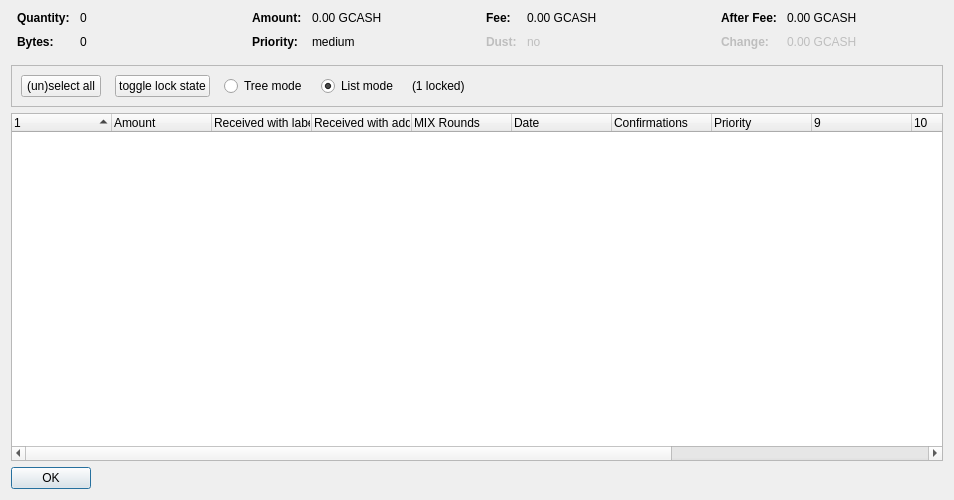
<?xml version="1.0" encoding="UTF-8"?>
<ui version="4.0">
 <class>CoinControlDialog</class>
 <widget class="QDialog" name="CoinControlDialog">
  <property name="geometry">
   <rect>
    <x>0</x>
    <y>0</y>
    <width>954</width>
    <height>500</height>
   </rect>
  </property>
  <property name="windowTitle">
   <string>Coin Selection</string>
  </property>
  <layout class="QVBoxLayout" name="verticalLayout">
   <item>
    <layout class="QHBoxLayout" name="horizontalLayoutTop" stretch="0,0,0,0">
     <property name="topMargin">
      <number>0</number>
     </property>
     <property name="bottomMargin">
      <number>10</number>
     </property>
     <item>
      <layout class="QFormLayout" name="formLayoutCoinControl1">
       <property name="horizontalSpacing">
        <number>10</number>
       </property>
       <property name="verticalSpacing">
        <number>10</number>
       </property>
       <property name="leftMargin">
        <number>6</number>
       </property>
       <property name="rightMargin">
        <number>6</number>
       </property>
       <item row="0" column="0">
        <widget class="QLabel" name="labelCoinControlQuantityText">
         <property name="font">
          <font>
           <weight>75</weight>
           <bold>true</bold>
          </font>
         </property>
         <property name="text">
          <string>Quantity:</string>
         </property>
        </widget>
       </item>
       <item row="0" column="1">
        <widget class="QLabel" name="labelCoinControlQuantity">
         <property name="cursor">
          <cursorShape>IBeamCursor</cursorShape>
         </property>
         <property name="contextMenuPolicy">
          <enum>Qt::ActionsContextMenu</enum>
         </property>
         <property name="text">
          <string notr="true">0</string>
         </property>
         <property name="textInteractionFlags">
          <set>Qt::LinksAccessibleByMouse|Qt::TextSelectableByKeyboard|Qt::TextSelectableByMouse</set>
         </property>
        </widget>
       </item>
       <item row="1" column="0">
        <widget class="QLabel" name="labelCoinControlBytesText">
         <property name="font">
          <font>
           <weight>75</weight>
           <bold>true</bold>
          </font>
         </property>
         <property name="text">
          <string>Bytes:</string>
         </property>
        </widget>
       </item>
       <item row="1" column="1">
        <widget class="QLabel" name="labelCoinControlBytes">
         <property name="cursor">
          <cursorShape>IBeamCursor</cursorShape>
         </property>
         <property name="contextMenuPolicy">
          <enum>Qt::ActionsContextMenu</enum>
         </property>
         <property name="text">
          <string notr="true">0</string>
         </property>
         <property name="textInteractionFlags">
          <set>Qt::LinksAccessibleByMouse|Qt::TextSelectableByKeyboard|Qt::TextSelectableByMouse</set>
         </property>
        </widget>
       </item>
      </layout>
     </item>
     <item>
      <layout class="QFormLayout" name="formLayoutCoinControl2">
       <property name="horizontalSpacing">
        <number>10</number>
       </property>
       <property name="verticalSpacing">
        <number>10</number>
       </property>
       <property name="leftMargin">
        <number>6</number>
       </property>
       <property name="rightMargin">
        <number>6</number>
       </property>
       <item row="0" column="0">
        <widget class="QLabel" name="labelCoinControlAmountText">
         <property name="font">
          <font>
           <weight>75</weight>
           <bold>true</bold>
          </font>
         </property>
         <property name="text">
          <string>Amount:</string>
         </property>
        </widget>
       </item>
       <item row="0" column="1">
        <widget class="QLabel" name="labelCoinControlAmount">
         <property name="cursor">
          <cursorShape>IBeamCursor</cursorShape>
         </property>
         <property name="contextMenuPolicy">
          <enum>Qt::ActionsContextMenu</enum>
         </property>
         <property name="text">
          <string notr="true">0.00 GCASH</string>
         </property>
         <property name="textInteractionFlags">
          <set>Qt::LinksAccessibleByMouse|Qt::TextSelectableByKeyboard|Qt::TextSelectableByMouse</set>
         </property>
        </widget>
       </item>
       <item row="1" column="0">
        <widget class="QLabel" name="labelCoinControlPriorityText">
         <property name="font">
          <font>
           <weight>75</weight>
           <bold>true</bold>
          </font>
         </property>
         <property name="text">
          <string>Priority:</string>
         </property>
        </widget>
       </item>
       <item row="1" column="1">
        <widget class="QLabel" name="labelCoinControlPriority">
         <property name="cursor">
          <cursorShape>IBeamCursor</cursorShape>
         </property>
         <property name="contextMenuPolicy">
          <enum>Qt::ActionsContextMenu</enum>
         </property>
         <property name="text">
          <string>medium</string>
         </property>
         <property name="textInteractionFlags">
          <set>Qt::LinksAccessibleByMouse|Qt::TextSelectableByKeyboard|Qt::TextSelectableByMouse</set>
         </property>
        </widget>
       </item>
      </layout>
     </item>
     <item>
      <layout class="QFormLayout" name="formLayoutCoinControl3">
       <property name="horizontalSpacing">
        <number>10</number>
       </property>
       <property name="verticalSpacing">
        <number>10</number>
       </property>
       <property name="leftMargin">
        <number>6</number>
       </property>
       <property name="rightMargin">
        <number>6</number>
       </property>
       <item row="0" column="0">
        <widget class="QLabel" name="labelCoinControlFeeText">
         <property name="font">
          <font>
           <weight>75</weight>
           <bold>true</bold>
          </font>
         </property>
         <property name="text">
          <string>Fee:</string>
         </property>
        </widget>
       </item>
       <item row="0" column="1">
        <widget class="QLabel" name="labelCoinControlFee">
         <property name="cursor">
          <cursorShape>IBeamCursor</cursorShape>
         </property>
         <property name="contextMenuPolicy">
          <enum>Qt::ActionsContextMenu</enum>
         </property>
         <property name="text">
          <string notr="true">0.00 GCASH</string>
         </property>
         <property name="textInteractionFlags">
          <set>Qt::LinksAccessibleByMouse|Qt::TextSelectableByKeyboard|Qt::TextSelectableByMouse</set>
         </property>
        </widget>
       </item>
       <item row="1" column="0">
        <widget class="QLabel" name="labelCoinControlLowOutputText">
         <property name="enabled">
          <bool>false</bool>
         </property>
         <property name="font">
          <font>
           <weight>75</weight>
           <bold>true</bold>
          </font>
         </property>
         <property name="text">
          <string>Dust:</string>
         </property>
        </widget>
       </item>
       <item row="1" column="1">
        <widget class="QLabel" name="labelCoinControlLowOutput">
         <property name="enabled">
          <bool>false</bool>
         </property>
         <property name="cursor">
          <cursorShape>IBeamCursor</cursorShape>
         </property>
         <property name="contextMenuPolicy">
          <enum>Qt::ActionsContextMenu</enum>
         </property>
         <property name="text">
          <string>no</string>
         </property>
         <property name="textInteractionFlags">
          <set>Qt::LinksAccessibleByMouse|Qt::TextSelectableByKeyboard|Qt::TextSelectableByMouse</set>
         </property>
        </widget>
       </item>
      </layout>
     </item>
     <item>
      <layout class="QFormLayout" name="formLayoutCoinControl4">
       <property name="horizontalSpacing">
        <number>10</number>
       </property>
       <property name="verticalSpacing">
        <number>10</number>
       </property>
       <property name="leftMargin">
        <number>6</number>
       </property>
       <property name="rightMargin">
        <number>6</number>
       </property>
       <item row="0" column="0">
        <widget class="QLabel" name="labelCoinControlAfterFeeText">
         <property name="font">
          <font>
           <weight>75</weight>
           <bold>true</bold>
          </font>
         </property>
         <property name="text">
          <string>After Fee:</string>
         </property>
        </widget>
       </item>
       <item row="0" column="1">
        <widget class="QLabel" name="labelCoinControlAfterFee">
         <property name="cursor">
          <cursorShape>IBeamCursor</cursorShape>
         </property>
         <property name="contextMenuPolicy">
          <enum>Qt::ActionsContextMenu</enum>
         </property>
         <property name="text">
          <string notr="true">0.00 GCASH</string>
         </property>
         <property name="textInteractionFlags">
          <set>Qt::LinksAccessibleByMouse|Qt::TextSelectableByKeyboard|Qt::TextSelectableByMouse</set>
         </property>
        </widget>
       </item>
       <item row="1" column="0">
        <widget class="QLabel" name="labelCoinControlChangeText">
         <property name="enabled">
          <bool>false</bool>
         </property>
         <property name="font">
          <font>
           <weight>75</weight>
           <bold>true</bold>
          </font>
         </property>
         <property name="text">
          <string>Change:</string>
         </property>
        </widget>
       </item>
       <item row="1" column="1">
        <widget class="QLabel" name="labelCoinControlChange">
         <property name="enabled">
          <bool>false</bool>
         </property>
         <property name="cursor">
          <cursorShape>IBeamCursor</cursorShape>
         </property>
         <property name="contextMenuPolicy">
          <enum>Qt::ActionsContextMenu</enum>
         </property>
         <property name="text">
          <string notr="true">0.00 GCASH</string>
         </property>
         <property name="textInteractionFlags">
          <set>Qt::LinksAccessibleByMouse|Qt::TextSelectableByKeyboard|Qt::TextSelectableByMouse</set>
         </property>
        </widget>
       </item>
      </layout>
     </item>
    </layout>
   </item>
   <item>
    <widget class="QFrame" name="frame">
     <property name="minimumSize">
      <size>
       <width>0</width>
       <height>40</height>
      </size>
     </property>
     <property name="frameShape">
      <enum>QFrame::StyledPanel</enum>
     </property>
     <property name="frameShadow">
      <enum>QFrame::Sunken</enum>
     </property>
     <layout class="QHBoxLayout" name="horizontalLayout">
      <item>
       <layout class="QHBoxLayout" name="horizontalLayoutPanel" stretch="0,0,0,0,0,0">
        <property name="spacing">
         <number>14</number>
        </property>
        <item>
         <widget class="QPushButton" name="pushButtonSelectAll">
          <property name="sizePolicy">
           <sizepolicy hsizetype="Maximum" vsizetype="Fixed">
            <horstretch>0</horstretch>
            <verstretch>0</verstretch>
           </sizepolicy>
          </property>
          <property name="text">
           <string>(un)select all</string>
          </property>
          <property name="autoDefault">
           <bool>false</bool>
          </property>
         </widget>
        </item>
        <item>
         <widget class="QPushButton" name="pushButtonToggleLock">
          <property name="sizePolicy">
           <sizepolicy hsizetype="Maximum" vsizetype="Fixed">
            <horstretch>0</horstretch>
            <verstretch>0</verstretch>
           </sizepolicy>
          </property>
          <property name="text">
           <string>toggle lock state</string>
          </property>
          <property name="autoDefault">
           <bool>false</bool>
          </property>
         </widget>
        </item>
        <item>
         <widget class="QRadioButton" name="radioTreeMode">
          <property name="sizePolicy">
           <sizepolicy hsizetype="Maximum" vsizetype="Fixed">
            <horstretch>0</horstretch>
            <verstretch>0</verstretch>
           </sizepolicy>
          </property>
          <property name="text">
           <string>Tree mode</string>
          </property>
         </widget>
        </item>
        <item>
         <widget class="QRadioButton" name="radioListMode">
          <property name="sizePolicy">
           <sizepolicy hsizetype="Maximum" vsizetype="Fixed">
            <horstretch>0</horstretch>
            <verstretch>0</verstretch>
           </sizepolicy>
          </property>
          <property name="text">
           <string>List mode</string>
          </property>
          <property name="checked">
           <bool>true</bool>
          </property>
         </widget>
        </item>
        <item>
         <widget class="QLabel" name="labelLocked">
          <property name="text">
           <string>(1 locked)</string>
          </property>
         </widget>
        </item>
        <item>
         <spacer name="horizontalSpacer">
          <property name="orientation">
           <enum>Qt::Horizontal</enum>
          </property>
          <property name="sizeHint" stdset="0">
           <size>
            <width>40</width>
            <height>20</height>
           </size>
          </property>
         </spacer>
        </item>
       </layout>
      </item>
     </layout>
    </widget>
   </item>
   <item>
    <widget class="CoinControlTreeWidget" name="treeWidget">
     <property name="contextMenuPolicy">
      <enum>Qt::CustomContextMenu</enum>
     </property>
     <property name="sortingEnabled">
      <bool>false</bool>
     </property>
     <property name="columnCount">
      <number>13</number>
     </property>
     <attribute name="headerShowSortIndicator" stdset="0">
      <bool>true</bool>
     </attribute>
     <attribute name="headerStretchLastSection">
      <bool>false</bool>
     </attribute>
     <column>
      <property name="text">
       <string/>
      </property>
     </column>
     <column>
      <property name="text">
       <string>Amount</string>
      </property>
     </column>
     <column>
      <property name="text">
       <string>Received with label</string>
      </property>
     </column>
     <column>
      <property name="text">
       <string>Received with address</string>
      </property>
     </column>
     <column>
      <property name="text">
       <string>MIX Rounds</string>
      </property>
     </column>
     <column>
      <property name="text">
       <string>Date</string>
      </property>
     </column>
     <column>
      <property name="text">
       <string>Confirmations</string>
      </property>
      <property name="toolTip">
       <string>Confirmed</string>
      </property>
     </column>
     <column>
      <property name="text">
       <string>Priority</string>
      </property>
     </column>
     <column>
      <property name="text">
       <string/>
      </property>
     </column>
     <column>
      <property name="text">
       <string/>
      </property>
     </column>
     <column>
      <property name="text">
       <string/>
      </property>
     </column>
     <column>
      <property name="text">
       <string/>
      </property>
     </column>
     <column>
      <property name="text">
       <string/>
      </property>
     </column>
    </widget>
   </item>
   <item>
    <widget class="QDialogButtonBox" name="buttonBox">
     <property name="sizePolicy">
      <sizepolicy hsizetype="Maximum" vsizetype="Fixed">
       <horstretch>0</horstretch>
       <verstretch>0</verstretch>
      </sizepolicy>
     </property>
     <property name="orientation">
      <enum>Qt::Horizontal</enum>
     </property>
     <property name="standardButtons">
      <set>QDialogButtonBox::Ok</set>
     </property>
    </widget>
   </item>
  </layout>
 </widget>
 <customwidgets>
  <customwidget>
   <class>CoinControlTreeWidget</class>
   <extends>QTreeWidget</extends>
   <header>coincontroltreewidget.h</header>
  </customwidget>
 </customwidgets>
 <resources/>
 <connections/>
</ui>
